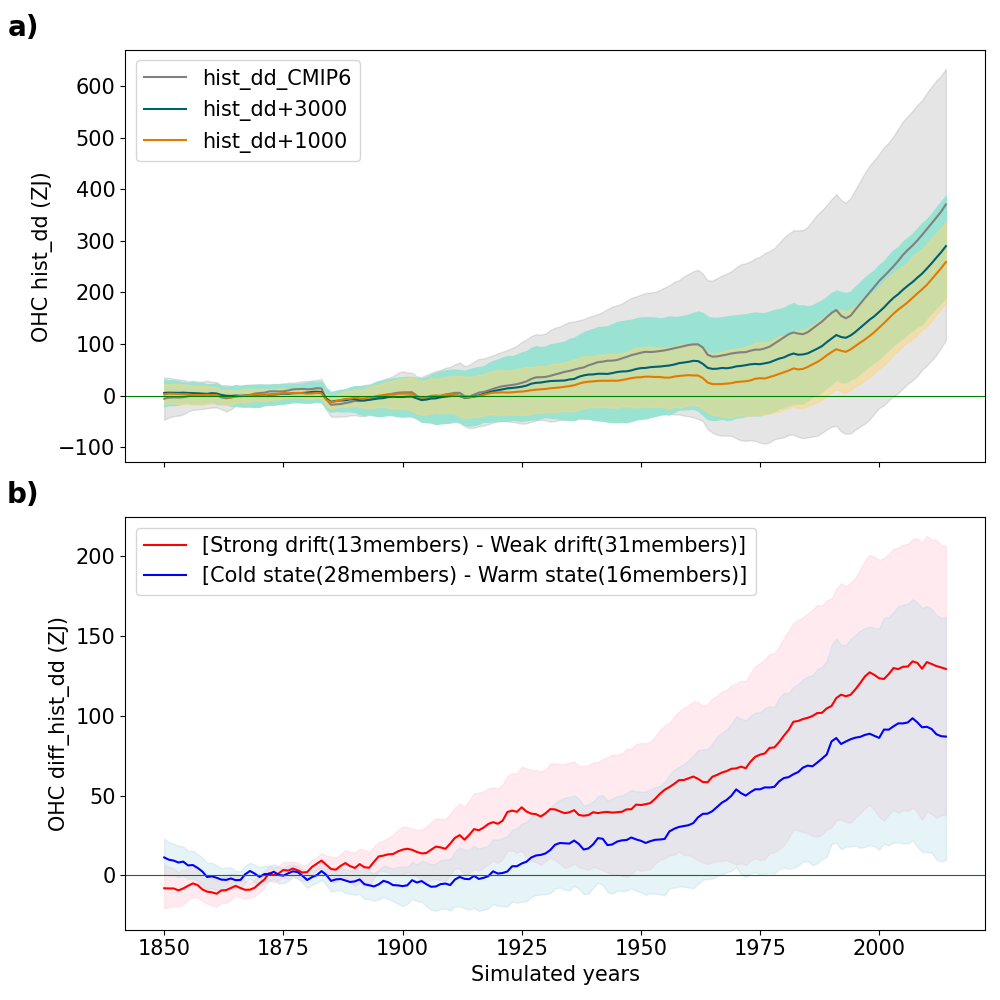

Write the Python code that produced this figure.
"""
Figure 12: Positinon in CMIP ensemble
"""

from pathlib import Path
import sys
import matplotlib.pyplot as plt
import xarray as xr


# -----------------------------------------------------------------------------
# Make the project root importable
# -----------------------------------------------------------------------------
PROJECT_ROOT = Path(__file__).resolve().parents[1]
sys.path.append(str(PROJECT_ROOT))

# -----------------------------------------------------------------------------
# Output directory for figures
# -----------------------------------------------------------------------------
FIG_DIR = PROJECT_ROOT / "figures"
FIG_DIR.mkdir(exist_ok=True)
INTERMEDIATE_DIR = PROJECT_ROOT / "data/data_plot/fig12"



ref_start = 1850
ref_end = 1900
p_start = 1995
p_end = 2014
x_gb, y_gb = 0.7, 0.84
IC = "90%"
var = 'ohc'
unit = 'ZJ'


diff_hist_cor_tot_TM = xr.open_mfdataset(INTERMEDIATE_DIR  / "diff_hist_cor_tot_TM.nc").__xarray_dataarray_variable__
diff_hist_cor_tot_TM_2 = xr.open_mfdataset(INTERMEDIATE_DIR  / "diff_hist_cor_tot_TM_2.nc").__xarray_dataarray_variable__

hist_dd = xr.open_mfdataset(INTERMEDIATE_DIR  / "hist_dd.nc").ohc_full_J_detrended
mean = xr.open_mfdataset(INTERMEDIATE_DIR  / "mean.nc").ohc_full_J_detrended
q05 = xr.open_mfdataset(INTERMEDIATE_DIR  / "q05.nc").ohc_full_J_detrended
q95 = xr.open_mfdataset(INTERMEDIATE_DIR  / "q95.nc").ohc_full_J_detrended

mean_tot = xr.open_mfdataset(INTERMEDIATE_DIR  / "mean_tot.nc").__xarray_dataarray_variable__
q05_tot = xr.open_mfdataset(INTERMEDIATE_DIR  / "q05_tot.nc").__xarray_dataarray_variable__
q95_tot = xr.open_mfdataset(INTERMEDIATE_DIR  / "q95_tot.nc").__xarray_dataarray_variable__

mean_3000 = xr.open_mfdataset(INTERMEDIATE_DIR  / "mean_3000.nc").__xarray_dataarray_variable__
q05_3000 = xr.open_mfdataset(INTERMEDIATE_DIR  / "q05_3000.nc").__xarray_dataarray_variable__
q95_3000 = xr.open_mfdataset(INTERMEDIATE_DIR  / "q95_3000.nc").__xarray_dataarray_variable__
panel_labels = ["a)", "b)"]

time = diff_hist_cor_tot_TM.time + 1850

fig, ax = plt.subplots(
    2, 1,
    figsize=(10, 10),
    sharex=True,
    sharey=False
)

# ============================================================
# SUBPLOT 1
# ============================================================
colors = {"bleu foncé" : '#1b365d', "blue clair":'#a3bce2', "teal foncé":'#005f73', "teal clair":'#9ae3d2', "rouge foncé":'#b2182b', "rouge clair":'#f4a582', "orange foncé":'#e07b00', "orange clair":'#fdd87a' }

ax[0].plot(
    hist_dd.time,
    mean,
    color = "grey",
    label="hist_dd_CMIP6",
)

ax[0].fill_between(
    hist_dd.time,
    q05,
    q95,
    color = "grey",
    alpha=0.2,
)

ax[0].plot(
    hist_dd.time,
    mean_3000,
    color = colors['teal foncé'],
    label="hist_dd+3000",
)

ax[0].fill_between(
    hist_dd.time,
    q05_3000,
    q95_3000,
    color = colors['teal clair']
)


ax[0].plot(
    hist_dd.time,
    mean_tot,
    color = colors['orange foncé'],
    label="hist_dd+1000",
)

ax[0].fill_between(
    hist_dd.time,
    q05_tot,
    q95_tot,
    color = colors['orange clair'],
    alpha = 0.5
)

ax[0].axhline(0, linewidth=0.8, color = "green")


ax[0].set_ylabel("OHC hist_dd (ZJ)", fontsize = 15)
ax[0].legend(loc="upper left", fontsize = 15)
ax[0].tick_params(axis="both", which="major", labelsize=15)

ax[0].text(
        -0.10, 1.02, panel_labels[0],
        transform=ax[0].transAxes,
        ha="right", va="bottom",
        fontsize=20,
        fontweight="bold",
        clip_on=False
    )

# ============================================================
# SUBPLOT 2
# ============================================================

ax[1].plot(
    time,
    diff_hist_cor_tot_TM.sel(stats='mean').values,
    color="red",
    label=f'[Strong drift(13members) - Weak drift(31members)]'
)

ax[1].fill_between(
    time,
    diff_hist_cor_tot_TM.sel(stats='lower').values,
    diff_hist_cor_tot_TM.sel(stats='upper').values,
    color="pink",
    alpha=0.3
)

ax[1].plot(
    time,
    diff_hist_cor_tot_TM_2.sel(stats='mean').values,
    color="blue",
    label=f'[Cold state(28members) - Warm state(16members)]'
)

ax[1].fill_between(
    time,
    diff_hist_cor_tot_TM_2.sel(stats='lower').values,
    diff_hist_cor_tot_TM_2.sel(stats='upper').values,
    color="lightblue",
    alpha=0.3
)

ax[1].axhline(0, linewidth=0.8, color="green")

ax[1].set_xlabel("Simulated years", fontsize = 15)
ax[1].set_ylabel("OHC diff_hist_dd (ZJ)", fontsize = 15)
ax[1].legend(loc="upper left", fontsize = 15)
ax[1].tick_params(axis="both", which="major", labelsize=15)

ax[1].text(
        -0.10, 1.02, panel_labels[1],
        transform=ax[1].transAxes,
        ha="right", va="bottom",
        fontsize=20,
        fontweight="bold",
        clip_on=False
    )
# ============================================================
# Mise en page
# ============================================================

plt.tight_layout()


plt.savefig(FIG_DIR / "figure_12.pdf", bbox_inches="tight")
plt.savefig(FIG_DIR / "figure_12.png", bbox_inches="tight")
